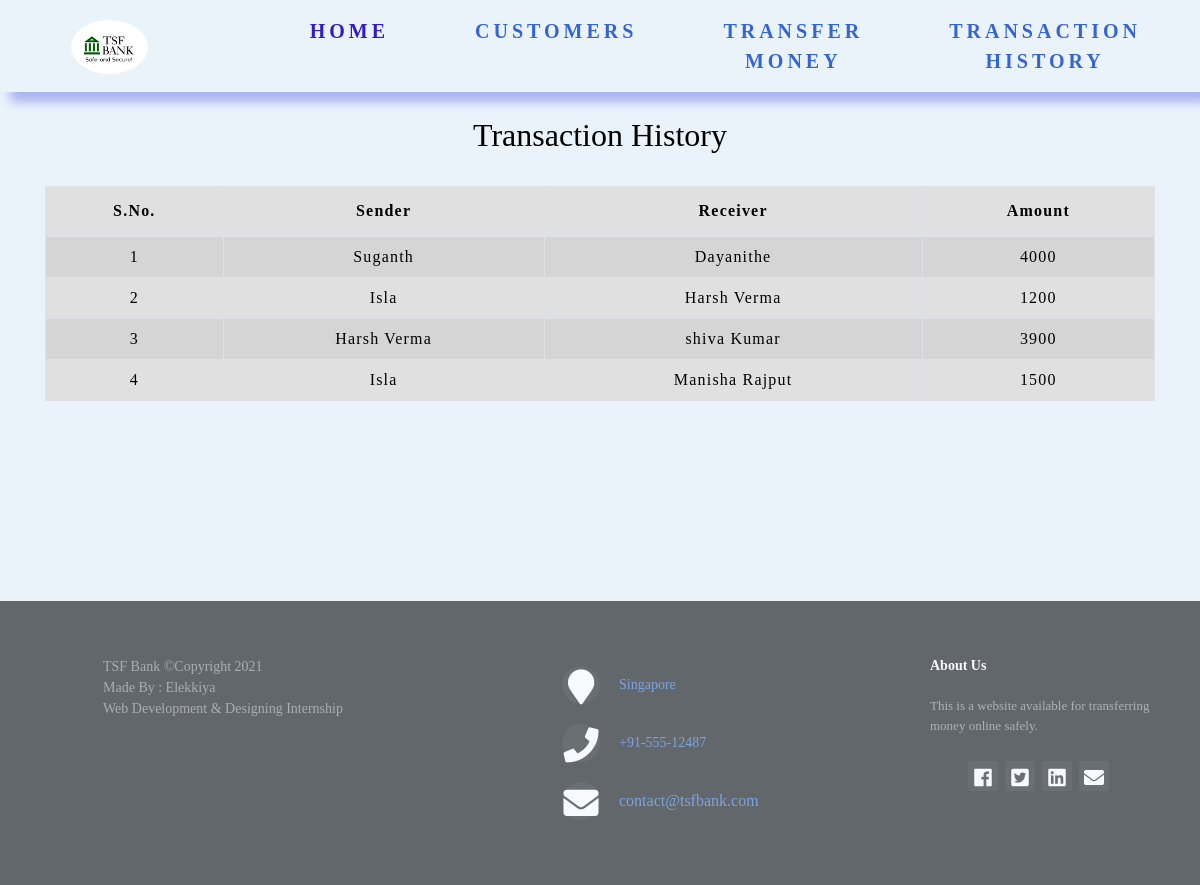
The page /transactionhistory.php on the database its author committed.
### tables this page shows
CREATE TABLE IF NOT EXISTS `transfers` (
  `sno` int(50) NOT NULL AUTO_INCREMENT,
  `sender` varchar(50) NOT NULL,
  `receiver` varchar(50) NOT NULL,
  `amount` int(50) NOT NULL,
  PRIMARY KEY (`sno`)
);

### transactionhistory.php (the view, shortened to what this page needs)
<!DOCTYPE html>
<html lang="en">
 <head>
    <link rel="stylesheet" href="https://stackpath.bootstrapcdn.com/bootstrap/4.5.2/css/bootstrap.min.css">
    <link rel="stylesheet" type="text/css" href="css/table.css">
    <link rel="stylesheet" type="text/css" href="css/navbar.css">
    <link rel="stylesheet" type="text/css" href="css/footer.css">
    <link rel="stylesheet" href="https://use.fontawesome.com/releases/v5.6.3/css/all.css">
 </head>
 <body style="background-color : rgb(234, 243,250 );">
 <?php
  include 'navbar.php';
 ?>
	<div class="container">
        <h2 class="text-center pt-4" style="color : black;font-family: 'Amatic SC',cursive;">Transaction History</h2>
       <br>
       <div class="table-responsive-sm" style="background-color: #E0E0E0">
    <table class="table table-hover table-striped table-condensed table-bordered">
        <thead style="color : black;">
            <tr>
                <th class="text-center">S.No.</th>
                <th class="text-center">Sender</th>
                <th class="text-center">Receiver</th>
                <th class="text-center">Amount</th>
            </tr>
        </thead>
        <tbody>
        <?php
            include 'data.php';
            $sql ="select * from transfers ";
            $query =mysqli_query($conn, $sql);
            while($rows = mysqli_fetch_assoc($query)){
        ?>
            <tr style="color : black;">
            <td class="py-2"><?php echo $rows['sno']; ?></td>
            <td class="py-2"><?php echo $rows['sender']; ?></td>
            <td class="py-2"><?php echo $rows['receiver']; ?></td>
            <td class="py-2"><?php echo $rows['amount']; ?> </td>
        <?php
          }
        ?>
        </tbody>
    </table>
    </div>
 </div>
 <footer class="footer_distributed">
        <div class="footer_left">
            <p class="footer_company_name">TSF Bank &copy;Copyright 2021 </p>
            <p class="footer_company_name">
            Made By : Elekkiya</p>
            <p class="footer_company_name">
             Web Development & Designing Internship </p>
        </div>
        <div class="footer_center">
            <div>
                <i class="fa fa-map-marker"></i>
                <p><span>Singapore</span></p>
            </div>
            <div>
                <i class="fa fa-phone"></i>
                <p><span>+91-555-12487</span> </p>
            </div>
            <div>
                <i class="fa fa-envelope"></i>
                <p><a href="#">contact@tsfbank.com</a></p>
            </div>
            </div>
            <div class="footer_right">
                <p class="footer_company_about">
                 <span>About Us</span>
                 This is a website available for transferring money online safely.
                </p>
                <div class="footer_icons">
                    <a href="#"><i class="fab fa-facebook"></i></a>
                    <a href="#"><i class="fab fa-twitter-square"></i></a>
                    <a href="#"><i class="fab fa-linkedin"></i></a>
                    <a href="#"><i class="fas fa-envelope"></i></a>
                </div>
            </div>
    </footer>
    </body>
</html>

### table.css (style rules this page uses)
* { padding: 0; margin: 0; box-sizing: border-box; font-family: 'Amatic SC',cursive; }
h2 { font-size: 40px; }
table { letter-spacing: 1.2px; }
td { text-align: center; }

### footer.css (style rules this page uses)
footer { position: relative; bottom: 0; height: 10%; opacity: 70%; }
.footer_distributed { background-color: #292c2f; box-shadow: 0 1px 1px 0 rgba(0,0,0,0.5); box-sizing: border-box; width: 100%; text-align: center; padding: 55px 50px; margin-top: 200px; }
.footer_distributed .footer_left,.footer_center,.footer_right { display: inline-block; vertical-align: top; }
.footer_distributed .footer_left { width: 40%; text-align: left; top: -20%; }
.footer_distributed h3 ,span { color: #5383d3; }
.footer_distributed .footer_company_name { color: #8f9296; font-size: 14px; font-weight: normal; margin: 0; }
.footer_distributed .footer_center { width: 30%; text-align: left; }
.footer_distributed .footer_center i { background-color: #33383b; color: white; font-size: 35px; width: 38px; border-radius: 50%; text-align: center; line-height: 42px; vertical-align: middle; height: 38px; margin: 10px 15px; }
.footer_distributed .footer_center p { display: inline-block; color: white; vertical-align: middle; margin: 0; }
.footer_distributed .footer_center p span { display: block; font-weight: normal; font-size: 14px; line-height: 2px; }
.footer_distributed .footer_center p a { color: #5383d3; text-decoration: none; }
.footer_distributed .footer_right { width: 20%; float: right; }
.footer_distributed .footer_company_about { line-height: 20px; color: #92999f; font-size: 13px; text-align: left; font-weight: normal; margin: 0; }
.footer_distributed .footer_company_about span { color: white; display: block; font-size: 14px; font-weight: bold; margin-bottom: 20px; }
.footer_distributed .footer_icons { margin-top: 25px; }
.footer_distributed .footer_icons a { display: inline-block; width: 30px; height: 30px; cursor: pointer; background-color: #33383b; border-radius: 2px; font-size: 20px; color: white; text-align: center; line-height: 35px; margin-right: 3px; margin-bottom: 5px; }

### rows shown on the page
transfers: sno "1", sender "Suganth", receiver "Dayanithe", amount "4000"
transfers: sno "2", sender "Isla", receiver "Harsh Verma", amount "1200"
transfers: sno "3", sender "Harsh Verma", receiver "shiva Kumar", amount "3900"
transfers: sno "4", sender "Isla", receiver "Manisha Rajput", amount "1500"
